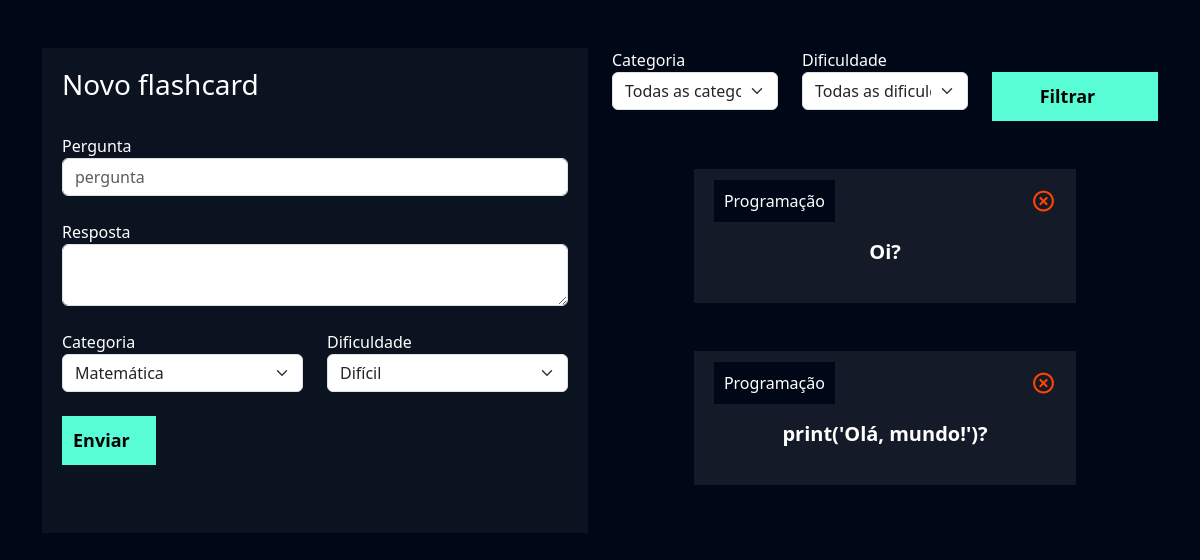
Screenshot of /flashcard/novo_flashcard/ (signed in) with the database file from the repository.
### flashcard/models.py (models this page shows, shortened)
class Flashcard(models.Model):
    DIFICULDADE_CHOICES = (('D', 'Difícil'), ('M', 'Médio'), ('F', 'Fácil'))
    user = models.ForeignKey(User, on_delete=models.DO_NOTHING)
    pergunta = models.CharField(max_length=100)
    resposta = models.TextField()
    categoria = models.ForeignKey(Categoria, on_delete=models.DO_NOTHING)
    dificuldade = models.CharField(max_length=1, choices=DIFICULDADE_CHOICES)

class Categoria(models.Model):
    nome = models.CharField(max_length=20)
    def __str__(self):
        return self.nome

### flashcard/views.py (the view, shortened to what this page needs)
# urls.py: path('novo_flashcard/', views.novo_flashcard, name='novo_flashcard'),
def novo_flashcard(request):
    if not request.user.is_authenticated:
        return redirect('/usuarios/logar')
    if request.method == 'GET':
        categorias = Categoria.objects.all()
        dificuldades = Flashcard.DIFICULDADE_CHOICES
        flashcards = Flashcard.objects.filter(user=request.user)
        categoria_filtrar = request.GET.get('categoria')
        dificuldade_filtrar = request.GET.get('dificuldade')
        if categoria_filtrar:
            flashcards = flashcards.filter(categoria__id=categoria_filtrar)
        if dificuldade_filtrar:
            flashcards = flashcards.filter(dificuldade=dificuldade_filtrar)
        return render(request, 'novo_flashcard.html', {'categorias': categorias, 'dificuldades': dificuldades, 'flashcards': flashcards})

### flashcard/templates/novo_flashcard.html (shortened to what this page needs)
{% extends "base.html" %} {% load static %} {% block 'cabecalho' %}
<link href="{% static 'usuarios/css/cadastro.css' %}" rel="stylesheet" />
<link href="{% static 'flashcard/css/novo_flashcard.css' %}" rel="stylesheet" />
<link
  href="https://unpkg.com/boxicons@2.1.4/css/boxicons.min.css"
  rel="stylesheet"
/>
{% endblock 'cabecalho' %} {% block 'conteudo' %}
<div class="container">
  <br />
  <br />
  <div class="row">
    <div class="col-md">
      <div class="box-form">
        <form action="{% url 'novo_flashcard' %}" method="POST">
          <h3>Novo flashcard</h3>
          <br />
          <label>Pergunta</label>
          <input
            type="text"
            class="form-control"
            placeholder="pergunta"
            name="pergunta"
          />
          <br />
          <label>Resposta</label>
          <textarea class="form-control" name="resposta"></textarea>
          <br />
          <div class="row">
            <div class="col-md">
              <label for="">Categoria</label>
              <select class="form-select" name="categoria">
                {% for categoria in categorias %}
                <option value="{{categoria.id}}">{{categoria}}</option>
                {% endfor %}
              </select>
            </div>
            <div class="col-md">
              <label for="">Dificuldade</label>
              <select class="form-select" name="dificuldade">
                {% for dificuldade in dificuldades %}
                <option value="{{dificuldade.0}}">{{dificuldade.1}}</option>
                {% endfor %}
              </select>
            </div>
          </div>
          <br />
          <input type="submit" value="Enviar" class="btn-cadastro" />
          <br />
          <br />
          <br />
        </form>
      </div>
    </div>
    <div class="col-md">
      <form action="{% url 'novo_flashcard' %}" method="GET">
        <div class="row">
          <div class="col-md">
            <label for="">Categoria</label>
            <select name="categoria" id="" class="form-select">
              <option value="">Todas as categorias</option>
            </select>
          </div>
          <div class="col-md">
            <label for="">Dificuldade</label>
            <select name="dificuldade" id="" class="form-select">
              <option value="">Todas as dificuldades</option>
            </select>
          </div>
          <div class="col-md">
            <br />
            <input
              type="submit"
              style="width: 100%"
              value="Filtrar"
              class="btn-cadastro"
            />
          </div>
        </div>
      </form>
      <br />
      <br />
      {% for flash in flashcards %}
      <div class="box-new-flashcard" onclick="flip_card({{flash.id}})">
        <div class="flashcard">
          <div class="flashcard-categoria">{{flash.categoria}}</div>
          <a href="{% url 'deletar_flashcard' flash.id %}"
            ><i class="icone-exit bx bx-x-circle"></i
          ></a>
          <br />
          <br />
          <div class="flashcard-box-item">
            <p class="flashcard-item">{{flash.pergunta}}</p>
          </div>
        </div>
      </div>
      <br />
      <br />
      {% endfor %}
    </div>
  </div>
</div>
{% endblock 'conteudo' %}

### templates/static/geral/css/base.css (style rules this page uses)
:root { --main-color: #0b1526; --dark-color: #000716; --secondary-dark-color: rgb(15, 2, 26); --light-color: #00c1f3; --contrast-color: #f4c96b; --differential-color: #58fcd5; AULA 1 5 }
body { background-color: var(--dark-color) !important; color: white !important; }

### templates/static/usuarios/css/cadastro.css (style rules this page uses)
* { margin: 0; padding: 0; }
.box-form { padding: 20px; background-color: rgba(217,217,217, .05); color: white !important; }
.btn-cadastro { padding: 10px; background-color: #58fcd5; border: none; border: 1px solid #58fcd5; font-size: 18px; font-weight: bold; AULA 1 6 padding-left: 25px; padding-right: 25px; }

### templates/static/flashcard/css/novo_flashcard.css (style rules this page uses)
.box-new-flashcard { width: 70%; margin: auto; }
.flashcard { background-color: rgba(255, 255, 255, 0.08); padding: 20px; }
.flashcard-box-item { text-align: center; }
.flashcard p { font-size: 20px; font-weight: bold; cursor: pointer; }
.flashcard-categoria { background-color: var(--dark-color); display: inline; padding: 10px; }
.icone-exit { float: right; font-size: 25px; color: orangered; }

### rows the page displays
Flashcard: categoria "Programação", pergunta "Oi?"
Flashcard: categoria "Programação", pergunta "print('Olá, mundo!')?"

### other values shown
form field categoria "Matemática"
form field dificuldade "Difícil"
